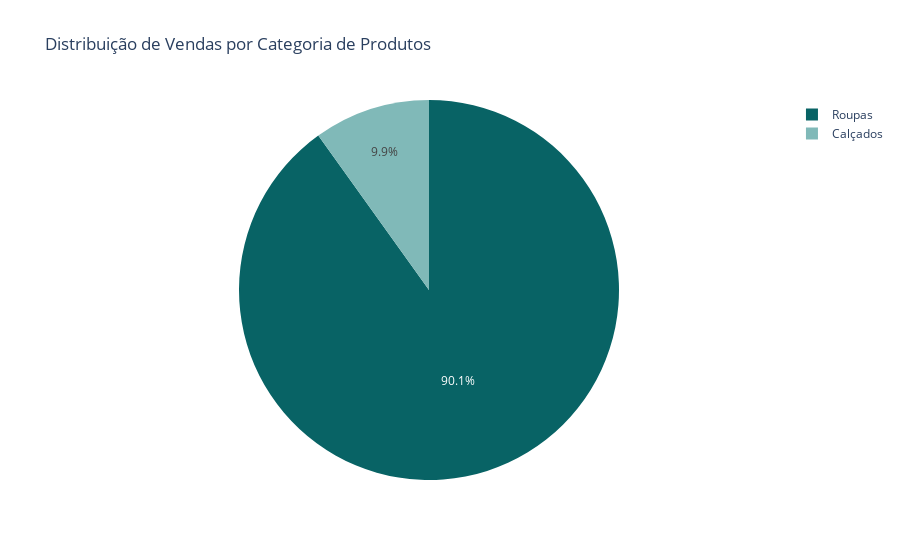

Notebook code cell kept with this figure:
### Markdown cell above
### 3.6 Gráfico de Pizza

### Code cell
# Dados para o gráfico de pizza
status = data['Categoria'].unique()
counts = data['Categoria'].value_counts()

# Criando o gráfico de pizza com o Plotly
fig = px.pie(names=status, values=counts, title='Distribuição de Vendas por Categoria de Produtos ', color_discrete_sequence=colorsbar)
fig.write_image("imgs/status.png")
fig.show()

### Figure 1 — Plotly figure (JSON) as saved in the notebook; plotly's stock layout.template omitted (floating-point values rounded to 4 significant figures)
{"data": [{"domain": {"x": [0, 1], "y": [0, 1]}, "hovertemplate": "label=%{label}<br>value=%{value}<extra></extra>", "labels": ["Roupas", "Calçados"], "legendgroup": "", "name": "", "showlegend": true, "type": "pie", "values": [2703, 297]}], "layout": {"legend": {"tracegroupgap": 0}, "piecolorway": ["#086365", "#80b9b8"], "title": {"text": "Distribuição de Vendas por Categoria de Produtos "}}}
